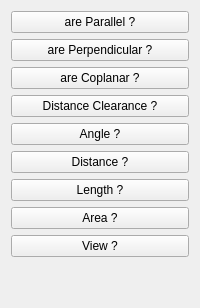
             <widget class="QWidget" name="tab_3">
              <attribute name="icon">
               <iconset>
                <normaloff>../../../../../../../../home/laurent/Documents/03_Plans/Python/Icons/WF_check.svg</normaloff>../../../../../../../../home/laurent/Documents/03_Plans/Python/Icons/WF_check.svg</iconset>
              </attribute>
              <attribute name="title">
               <string>Check</string>
              </attribute>
              <layout class="QGridLayout" name="gridLayout_35">
               <item row="8" column="0">
                <widget class="QPushButton" name="button_isView">
                 <property name="toolTip">
                  <string>Detect the position of the camera.
The returned value is the value provided 
by the function getCameraOrientation().</string>
                 </property>
                 <property name="text">
                  <string>View ?</string>
                 </property>
                 <property name="icon">
                  <iconset>
                   <normaloff>../../../../../../../../../home/laurent/Documents/03_Plans/Python/Icons/WF_FCCamera_02.svg</normaloff>../../../../../../../../../home/laurent/Documents/03_Plans/Python/Icons/WF_FCCamera_02.svg</iconset>
                 </property>
                 <property name="iconSize">
                  <size>
                   <width>32</width>
                   <height>32</height>
                  </size>
                 </property>
                </widget>
               </item>
               <item row="9" column="0">
                <spacer name="verticalSpacer_2">
                 <property name="orientation">
                  <enum>Qt::Vertical</enum>
                 </property>
                 <property name="sizeHint" stdset="0">
                  <size>
                   <width>20</width>
                   <height>40</height>
                  </size>
                 </property>
                </spacer>
               </item>
               <item row="0" column="0">
                <widget class="QPushButton" name="button_isParallel">
                 <property name="toolTip">
                  <string>Check if two faces or two Edges are Parallel:
- Select the 2 faces/planes or 2 Edges/Lines and
Click this button

NB: You can change the tolerance in &quot;Ori. Pref.&quot;  TAB</string>
                 </property>
                 <property name="text">
                  <string>are Parallel ?</string>
                 </property>
                 <property name="icon">
                  <iconset>
                   <normaloff>../../../../../../../../home/laurent/Documents/03_Plans/Python/Icons/WF_isParallel.svg</normaloff>../../../../../../../../home/laurent/Documents/03_Plans/Python/Icons/WF_isParallel.svg</iconset>
                 </property>
                 <property name="iconSize">
                  <size>
                   <width>32</width>
                   <height>32</height>
                  </size>
                 </property>
                </widget>
               </item>
               <item row="2" column="0">
                <widget class="QPushButton" name="button_isCoplanar">
                 <property name="toolTip">
                  <string>Check if two faces or two Edges are Coplanar:
- Select the 2 faces/planes or 2 Edges/Lines and
Click this button

NB: You can change the tolerance in &quot;Ori. Pref.&quot;  TAB</string>
                 </property>
                 <property name="text">
                  <string>are Coplanar ?</string>
                 </property>
                 <property name="icon">
                  <iconset>
                   <normaloff>../../../../../../../../home/laurent/Documents/03_Plans/Python/Icons/WF_isCoplanar.svg</normaloff>../../../../../../../../home/laurent/Documents/03_Plans/Python/Icons/WF_isCoplanar.svg</iconset>
                 </property>
                 <property name="iconSize">
                  <size>
                   <width>32</width>
                   <height>32</height>
                  </size>
                 </property>
                </widget>
               </item>
               <item row="4" column="0">
                <widget class="QPushButton" name="button_isAngle">
                 <property name="toolTip">
                  <string>Check for two Edges/Planes angle:
Angle measurement between two Edges or two Planes
- Select the 2 Edges and
- Click this button
or
- Select the 2 Planes and
- Click this button
or
- Select one Edge and one Plane and
- Click this button

NB:
  Normals of Planes will be used.	 </string>
                 </property>
                 <property name="text">
                  <string>Angle ?</string>
                 </property>
                 <property name="icon">
                  <iconset>
                   <normaloff>../../../../../../../../../home/laurent/Documents/03_Plans/Python/Icons/WF_angleBetween.svg</normaloff>../../../../../../../../../home/laurent/Documents/03_Plans/Python/Icons/WF_angleBetween.svg</iconset>
                 </property>
                 <property name="iconSize">
                  <size>
                   <width>32</width>
                   <height>32</height>
                  </size>
                 </property>
                </widget>
               </item>
               <item row="6" column="0">
                <widget class="QPushButton" name="button_isLength">
                 <property name="toolTip">
                  <string>Check for Line Length:
Length measurement and Delta values (on main Axes) for a Line
- Select the Line and
Click this button
 </string>
                 </property>
                 <property name="text">
                  <string>Length ?</string>
                 </property>
                 <property name="icon">
                  <iconset>
                   <normaloff>../Icons/WF_isLength.svg</normaloff>../Icons/WF_isLength.svg</iconset>
                 </property>
                 <property name="iconSize">
                  <size>
                   <width>32</width>
                   <height>32</height>
                  </size>
                 </property>
                </widget>
               </item>
               <item row="1" column="0">
                <widget class="QPushButton" name="button_isPerpendicular">
                 <property name="toolTip">
                  <string>Check if two faces or two Edges are Perpendicular:
- Select the 2 faces/planes or 2 Edges/Lines and
Click this button

NB: You can change the tolerance in &quot;Ori. Pref.&quot;  TAB</string>
                 </property>
                 <property name="text">
                  <string>are Perpendicular ?</string>
                 </property>
                 <property name="icon">
                  <iconset>
                   <normaloff>../../../../../../../../home/laurent/Documents/03_Plans/Python/Icons/WF_isPerpendicular.svg</normaloff>../../../../../../../../home/laurent/Documents/03_Plans/Python/Icons/WF_isPerpendicular.svg</iconset>
                 </property>
                 <property name="iconSize">
                  <size>
                   <width>32</width>
                   <height>32</height>
                  </size>
                 </property>
                </widget>
               </item>
               <item row="5" column="0">
                <widget class="QPushButton" name="button_isDistance">
                 <property name="toolTip">
                  <string>Check for two Points distance:
Distances measurement and Delta values (on main Axes) between two Points
- Select the 2 Points and
Click this button
 </string>
                 </property>
                 <property name="text">
                  <string>Distance ?</string>
                 </property>
                 <property name="icon">
                  <iconset>
                   <normaloff>../../../../../../../../../home/laurent/Documents/03_Plans/Python/Icons/WF_distanceBetween.svg</normaloff>../../../../../../../../../home/laurent/Documents/03_Plans/Python/Icons/WF_distanceBetween.svg</iconset>
                 </property>
                 <property name="iconSize">
                  <size>
                   <width>32</width>
                   <height>32</height>
                  </size>
                 </property>
                </widget>
               </item>
               <item row="3" column="0">
                <widget class="QPushButton" name="button_isClearance">
                 <property name="toolTip">
                  <string>Check for two Objects Clearance distance:
Quick measurements between parallel faces and similarly placed objects
- Select the 2 Objects and
Click this button</string>
                 </property>
                 <property name="text">
                  <string>Distance Clearance ?</string>
                 </property>
                 <property name="icon">
                  <iconset>
                   <normaloff>../../../../../../../../home/laurent/Documents/03_Plans/Python/Icons/WF_isClearance.svg</normaloff>../../../../../../../../home/laurent/Documents/03_Plans/Python/Icons/WF_isClearance.svg</iconset>
                 </property>
                 <property name="iconSize">
                  <size>
                   <width>32</width>
                   <height>32</height>
                  </size>
                 </property>
                </widget>
               </item>
               <item row="7" column="0">
                <widget class="QPushButton" name="button_isArea">
                 <property name="toolTip">
                  <string>Check for surface Area:
Area measurement for a Plane or a set of Planes.
- Select One or several Planes and
Click this button</string>
                 </property>
                 <property name="text">
                  <string>Area ?</string>
                 </property>
                 <property name="icon">
                  <iconset>
                   <normaloff>../../../../../../../../home/laurent/Documents/03_Plans/Python/Icons/WF_isArea.svg</normaloff>../../../../../../../../home/laurent/Documents/03_Plans/Python/Icons/WF_isArea.svg</iconset>
                 </property>
                 <property name="iconSize">
                  <size>
                   <width>32</width>
                   <height>32</height>
                  </size>
                 </property>
                </widget>
               </item>
              </layout>
             </widget>
